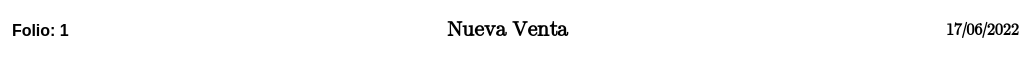
                        <widget class="QFrame" name="frmSuperior">
                         <property name="minimumSize">
                          <size>
                           <width>0</width>
                           <height>0</height>
                          </size>
                         </property>
                         <property name="maximumSize">
                          <size>
                           <width>16777215</width>
                           <height>60</height>
                          </size>
                         </property>
                         <property name="styleSheet">
                          <string notr="true">background-color: rgba(0,0,0,0);</string>
                         </property>
                         <property name="frameShape">
                          <enum>QFrame::StyledPanel</enum>
                         </property>
                         <property name="frameShadow">
                          <enum>QFrame::Raised</enum>
                         </property>
                         <layout class="QHBoxLayout" name="horizontalLayout_5">
                          <item>
                           <widget class="QLabel" name="label_19">
                            <property name="font">
                             <font>
                              <pointsize>12</pointsize>
                              <weight>75</weight>
                              <bold>true</bold>
                             </font>
                            </property>
                            <property name="text">
                             <string>Folio: 1</string>
                            </property>
                           </widget>
                          </item>
                          <item>
                           <spacer name="horizontalSpacer_6">
                            <property name="orientation">
                             <enum>Qt::Horizontal</enum>
                            </property>
                            <property name="sizeHint" stdset="0">
                             <size>
                              <width>372</width>
                              <height>20</height>
                             </size>
                            </property>
                           </spacer>
                          </item>
                          <item>
                           <widget class="QLabel" name="label_20">
                            <property name="font">
                             <font>
                              <family>Segoe UI Emoji</family>
                              <pointsize>16</pointsize>
                              <weight>75</weight>
                              <bold>true</bold>
                             </font>
                            </property>
                            <property name="text">
                             <string>Nueva Venta</string>
                            </property>
                           </widget>
                          </item>
                          <item>
                           <spacer name="horizontalSpacer_7">
                            <property name="orientation">
                             <enum>Qt::Horizontal</enum>
                            </property>
                            <property name="sizeHint" stdset="0">
                             <size>
                              <width>371</width>
                              <height>20</height>
                             </size>
                            </property>
                           </spacer>
                          </item>
                          <item>
                           <widget class="QLabel" name="label_21">
                            <property name="font">
                             <font>
                              <family>Segoe UI Emoji</family>
                              <pointsize>12</pointsize>
                              <weight>75</weight>
                              <bold>true</bold>
                             </font>
                            </property>
                            <property name="text">
                             <string>17/06/2022</string>
                            </property>
                           </widget>
                          </item>
                         </layout>
                        </widget>
